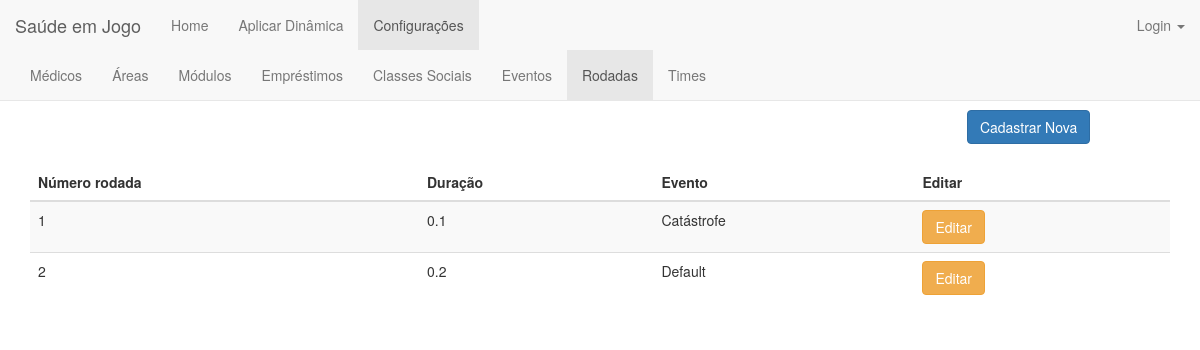
The page /rodada/ on the database as committed earlier.
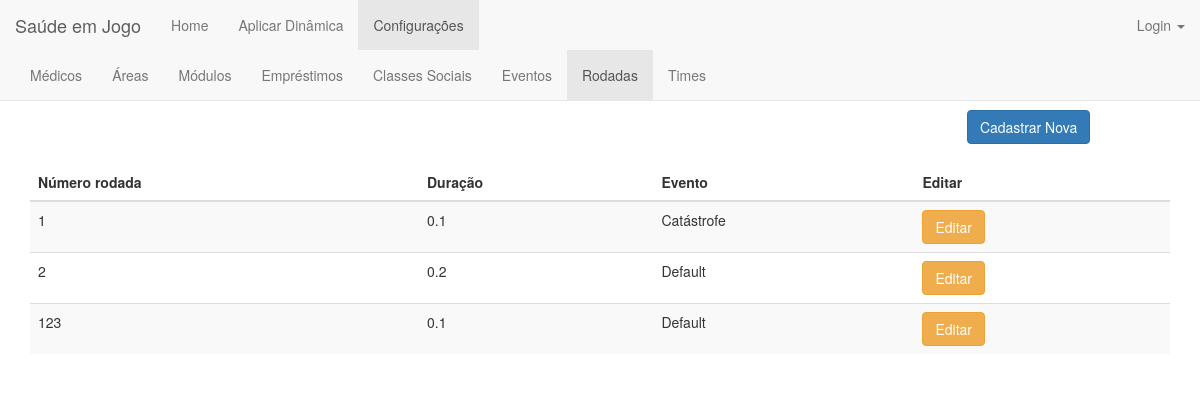
The same page on the database as committed later.
### jogo/models.py (models this page shows, shortened)
class Rodada(models.Model):
    verbose_name = 'rodada'
    verbose_name_plural = 'rodadas'
    numeroRodada = models.IntegerField(validators=[MinValueValidator(1)])
    duracao = models.FloatField(validators=[MinValueValidator(0)])
    evento = models.ForeignKey(Evento, on_delete=models.CASCADE, default=1)

class Evento(models.Model):
    class Meta:
        verbose_name = 'evento'
        verbose_name_plural = 'eventos'
    nome = models.CharField(max_length=50)
    multiplicador_classeA = models.FloatField(validators=[MinValueValidator(0.0)])
    multiplicador_classeB = models.FloatField(validators=[MinValueValidator(0.0)])
    multiplicador_classeC = models.FloatField(validators=[MinValueValidator(0.0)])
    multiplicador_classeD = models.FloatField(validators=[MinValueValidator(0.0)])
    multiplicador_classeE = models.FloatField(validators=[MinValueValidator(0.0)])

### jogo/views.py (the view)
# urls.py: url(r'^rodada/$', views.rodada_index, name='rodada_index'),
def rodada_index(request):
    rodadas = Rodada.objects.order_by('numeroRodada')
    return render(request, 'rodada/rodada_index.html', {'rodadas':rodadas})

### jogo/templates/rodada/rodada_index.html (shortened to what this page needs)
{% extends 'jogo/base_configuracoes.html' %}
{% load staticfiles %}
{% block rodada %}class="active"{% endblock %}
{% block body %}
    <div class="container">
        <center><h1>Rodadas</h1></center>
        <div align="right" style="margin-right: 7%">
            <a href="{% url 'jogo:rodada_new' %}"><button type="submit" class="btn btn-primary">Cadastrar Nova</button></a>
        </div>
        <br>
        <table class="table table-striped">
        <thead>
            <tr>
                <th>Número rodada</th>
                <th>Duração</th>
                <th>Evento</th>
                <th>Editar</th>
            </tr>
        </thead>
        <tbody>
            {% for rodada in rodadas %}
                <tr>
                    <td>{{rodada.numeroRodada}}</td>
                    <td>{{rodada.duracao}}</td>
                    <td>{{rodada.evento.nome}}</td>
                    <td><a href="{% url 'jogo:rodada_edit' rodada.id %}"><button type="button" class="btn btn-warning">Editar</button></a></td>
                </tr>
            {% endfor %}
        </tbody>
        </table>
    </div>
{% endblock body %}

Rows that differ between the two databases and show on the page:
added Rodada: numeroRodada "123", duracao "0.1", evento.nome "Default"
